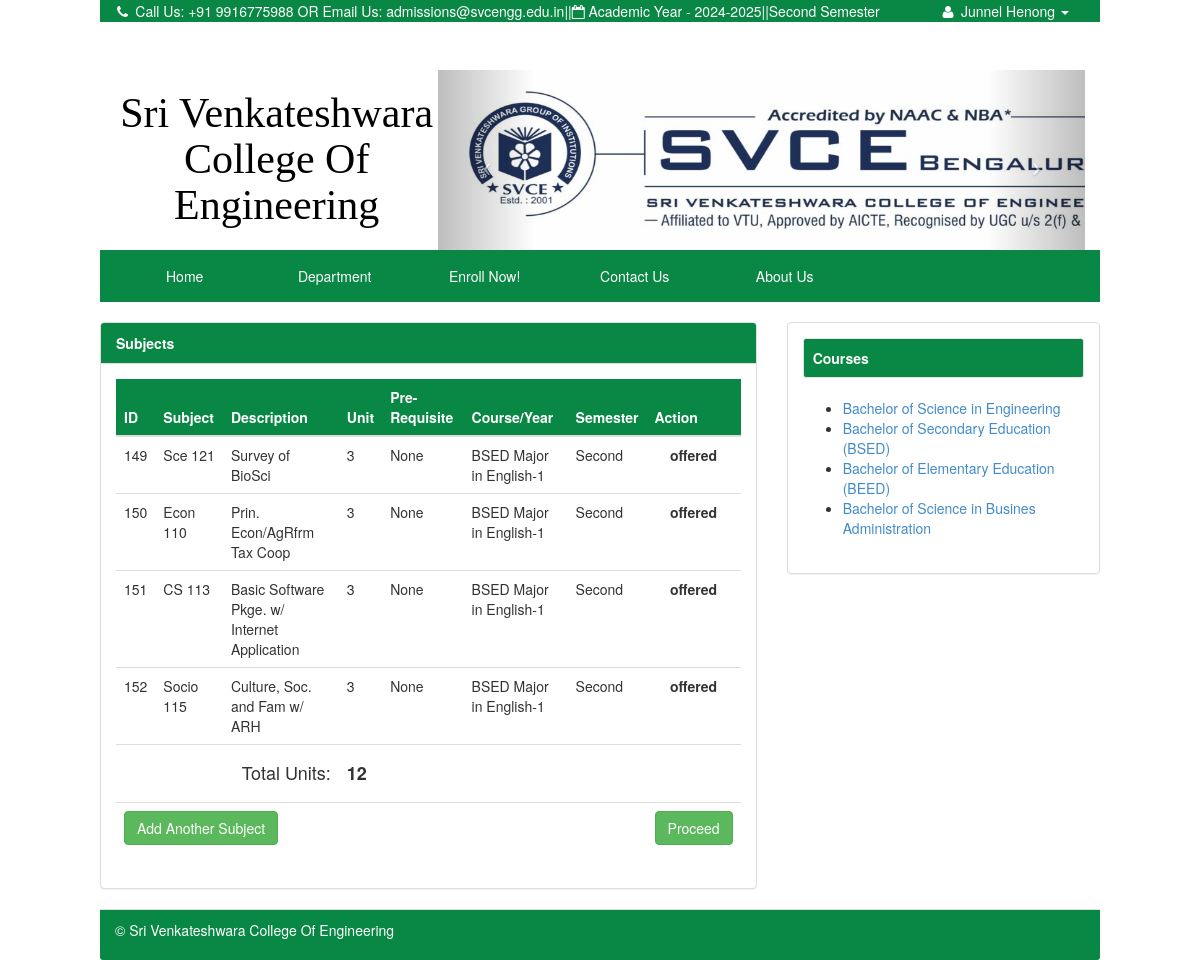
/index.php?q=cart (signed in), run on the app's committed database.
### tables this page shows
CREATE TABLE `tblstudent` (
  `S_ID` int(11) NOT NULL,
  `IDNO` int(20) NOT NULL,
  `FNAME` varchar(40) NOT NULL,
  `LNAME` varchar(40) NOT NULL,
  `MNAME` varchar(40) NOT NULL,
  `SEX` varchar(10) NOT NULL DEFAULT 'Male',
  `BDAY` date NOT NULL,
  `BPLACE` text NOT NULL,
  `STATUS` varchar(30) NOT NULL,
  `AGE` int(30) NOT NULL,
  `NATIONALITY` varchar(40) NOT NULL,
  `RELIGION` varchar(255) NOT NULL,
  `CONTACT_NO` varchar(40) NOT NULL,
  `HOME_ADD` text NOT NULL,
  `ACC_USERNAME` varchar(255) NOT NULL,
  `ACC_PASSWORD` text NOT NULL,
  `student_status` text NOT NULL,
  `YEARLEVEL` int(11) NOT NULL,
  `STUDSECTION` int(11) NOT NULL,
  `COURSE_ID` int(11) NOT NULL,
  `STUDPHOTO` varchar(255) NOT NULL,
  `SEMESTER` varchar(30) NOT NULL,
  `SYEAR` varchar(30) NOT NULL,
  `NewEnrollees` tinyint(1) NOT NULL
);

CREATE TABLE `subject` (
  `SUBJ_ID` int(11) NOT NULL,
  `SUBJ_CODE` varchar(30) NOT NULL,
  `SUBJ_DESCRIPTION` varchar(255) NOT NULL,
  `UNIT` int(2) NOT NULL,
  `PRE_REQUISITE` varchar(30) NOT NULL DEFAULT 'None',
  `COURSE_ID` int(11) NOT NULL,
  `AY` varchar(30) NOT NULL,
  `SEMESTER` varchar(20) NOT NULL,
  `PreTaken` tinyint(1) NOT NULL
);

CREATE TABLE `course` (
  `COURSE_ID` int(11) NOT NULL,
  `COURSE_NAME` varchar(30) NOT NULL,
  `COURSE_LEVEL` varchar(50) NOT NULL DEFAULT '1',
  `COURSE_MAJOR` varchar(30) NOT NULL DEFAULT 'None',
  `COURSE_DESC` varchar(255) NOT NULL,
  `DEPT_ID` int(11) NOT NULL,
  `SETSEMESTER` varchar(90) NOT NULL
);

### index.php (called while the page is built, shortened)
<?php
require_once ("include/initialize.php");
$view = (isset($_GET['q']) && $_GET['q'] != '') ? $_GET['q'] : '';
switch ($view) {
	case 'cart' :
        $title="Subjects";
		break;
}
require_once("theme/templates.php");
?>

### include/database.php (called while the page is built, shortened)
<?php
class Database {
	var $sql_string = '';
	public $conn;
	public function open_connection() {
		$this->conn = mysqli_connect(server,user,pass);
		if(!$this->conn){
			echo "Problem in database connection! Contact administrator!";
			exit();
		}else{
			$db_select = mysqli_select_db($this->conn,database_name);
		}
	}
	function setQuery($sql='') {
		$this->sql_string=$sql;
	}
	function executeQuery() {
		$result = mysqli_query($this->conn,$this->sql_string);
		return $result;
	}
	private function confirm_query($result) {
		return $result;
	}
	function loadResultList( $key='' ) {
		$cur = $this->executeQuery();
		$array = array();
		while ($row = mysqli_fetch_object($cur)) {
			if ($key) {
				$array[$row->$key] = $row;
			} else {
				$array[] = $row;
			}
		}
		return $array;
	}
	function loadSingleResult() {
		$cur = $this->executeQuery();
		while ($row = mysqli_fetch_object($cur)) {
		return $data = $row;
		}
	}
}
$mydb = new Database();
?>

### include/students.php (called while the page is built, shortened)
<?php
require_once(LIB_PATH.DS.'database.php');
class Student {
	protected static  $tblname = "tblstudent";
	function single_student($id=""){
			global $mydb;
			$mydb->setQuery("SELECT * FROM ".self::$tblname."
				Where IDNO= '{$id}' LIMIT 1");
			$cur = $mydb->loadSingleResult();
			return $cur;
	}
}
?>

### cart.php (the view, shortened to what this page needs)
 <form action="index.php?q=subject" method="POST">
      <table class="table table-hover">
            <thead>
              <tr  bgcolor="#098744" style="color:#fff">
             <th>ID</th>
              <th>
               Subject</th>
              <th>Description</th>
              <th>Unit</th>
              <th>Pre-Requisite</th>
              <th>Course/Year</th>
              <th>Semester</th>
              <th width="10%" >Action</th>
            </tr>
          </thead>
          <tbody>
            <?php
             $totunits = 0;
            $query = "SELECT * FROM tblstudent s, course c WHERE s.COURSE_ID=c.COURSE_ID AND IDNO=".$_SESSION['IDNO'];
            $result = mysqli_query($mydb->conn,$query) or die(mysqli_error(mydb->conn));
            $row = mysqli_fetch_assoc($result);
             $query = "SELECT *
                      FROM `subject` s, `course` c WHERE s.COURSE_ID=c.COURSE_ID
                      AND COURSE_NAME='".$row['COURSE_NAME']."' AND COURSE_LEVEL=".$row['YEARLEVEL']."
                      AND  SEMESTER ='".$_SESSION['SEMESTER']."' AND
                      NOT FIND_IN_SET(  `PRE_REQUISITE` , (
                      SELECT GROUP_CONCAT(SUBJ_CODE SEPARATOR ',') FROM tblstudent s,grades g,subject sub
                      WHERE s.IDNO=g.IDNO AND g.SUBJ_ID=sub.SUBJ_ID AND AVE <=74.5
                      AND  s.IDNO =" .$_SESSION['IDNO'].")
                      )";
                $mydb->setQuery($query);
                $cur = $mydb->loadResultList();
                foreach ($cur as $result) {
                  echo '<tr>';
                  echo '<td>' . $result->SUBJ_ID.'</a></td>';
                  echo '<td>'. $result->SUBJ_CODE.'</td>';
                  echo '<td>'. $result->SUBJ_DESCRIPTION.'</td>';
                  echo '<td>' . $result->UNIT.'</a></td>';
                  echo '<td>'. $result->PRE_REQUISITE.'</td>';
                  echo '<td>'. $result->COURSE_NAME.'-'.$result->COURSE_LEVEL.'</td>';
                  echo '<td>'. $result->SEMESTER.'</td>';
                   echo '<td align="center" ><label>offered</label> </td>';
                  echo '</tr>';
                   $totunits +=  $result->UNIT ;
                }
            ?>
          </tbody>
          <tfoot>
          <?php
            if ($totunits > 0) {
              echo '<tr>
           <td colspan="3"><h4 align="right">Total Units:</h4></td>
           <td colspan="6">
             <h4><b> '. $totunits  .'</b></h4>
            </td>
            </tr>
            <tr>
            <td colspan="7">
              <a href="index.php?q=subjectlist" class="btn btn-success btn-md" name="submit" type="submit">Add Another Subject</a>
            </td>
            <td >
              <button class="btn btn-success btn-md" name="btnCartSubmit" type="submit">Proceed</button>
            </td>
             </tr>';
            }
          ?>
          </tfoot>
        </table>
</form>

### theme/templates.php (shortened to what this page needs)
<!DOCTYPE html>
<html lang="en">
<head>
 <link href="<?php echo web_root; ?>css/bootstrap.min.css" rel="stylesheet">
    <link href="<?php echo web_root; ?>font/css/font-awesome.min.css" rel="stylesheet" type="text/css">
    <link href="<?php echo web_root; ?>css/dataTables.bootstrap.css" rel="stylesheet">
<link href="<?php echo web_root; ?>css/bootstrap-datetimepicker.min.css" rel="stylesheet" media="screen">
 <link href="<?php echo web_root; ?>css/modern.css" rel="stylesheet">
 <link href="<?php echo web_root; ?>css/costum.css" rel="stylesheet">
  <link href="<?php echo web_root; ?>css/ekko-lightbox.css" rel="stylesheet">
</head>
<body style="Pbackground-color:#e0e4e5" >
<div class="navbar-fixed-top navbar-TOPsm  col-md-10    col-md-offset-1"    role="navigation">
  <div class="container">
      <div  class="collapse navbar-collapse  smMenu ">
        <ul class="navbar-nav p navbar-left tooltip-demo" style="margin-left:-8%;">
            <li class="dropdown dropdown-toggle ">
              <a  data-toggle="tooltip" data-placement="left" title="Contact Us"   href="<?php echo web_root.'index.php?q=contact';  ?>">
               <i class="fa fa-phone fa-fw"> </i>  Call Us: +91 9916775988 OR Email Us: admissions@svcengg.edu.in
              </a>
            </li>
            <li><span>    ||    </span></li>
            <li>
             <a  data-toggle="tooltip" data-placement="bottom" title="Academic Year" ><i class="fa fa-calendar-o"></i> Academic Year - <?php echo $_SESSION['SY'] ; ?></a>
            </li>
             <li><span>    ||    </span></li>
           <li>
            <a  data-toggle="tooltip" data-placement="bottom" title="Semester" > <?php echo $_SESSION['SEMESTER'] . ' Semester';?></a>
           </li>
          </ul>
          <ul class="navbar-nav p navbar-right ">
            <?php if (isset($_SESSION['IDNO']) ){
              $student = New Student();
              $singlestudent = $student->single_student($_SESSION['IDNO']);
            ?>
            <li class="dropdown  dropdown-toggle">
               <a class="dropdown-toggle" data-toggle="dropdown" href="#">
                  <i class="fa fa-user fa-fw"></i>
                    <?php echo $singlestudent->FNAME. ' ' . $singlestudent->LNAME ; ?>
                  <i class="caret"> </i>
               </a>
            </li>
          <?php  } else{?>
          <li  class="tooltip-demo"><a data-toggle="tooltip" data-placement="left" title="Enrol Now" href="<?php echo web_root.'index.php?q=enrol'; ?>">Enroll Now!</a></li>
          <?php } ?>
        </ul>
      </div>
  </div>
</div>
  <div class="col-md-10 col-md-offset-1 " >
   <div class="col-md-4">
    <div class="row ">
     <p >
        <a  class="title-logo"  href="<?php echo web_root; ?>index.php" title="">
        <h1 align="center" >Sri Venkateshwara College Of Engineering</h1>
        </a>
    </p>
     </div>
    </div>
    <div class="col-md-8">
     <div class="row ">
        <?php include 'banner.php'; ?>
     </div>
    </div>
   </div>
 <div class="navbar navbar-static-top navbar-magbanua col-md-10    col-md-offset-1 "    role="navigation">
      <div class="container ">
        <div class="collapse navbar-collapse bigMenu"  >
          <ul class="nav navbar-nav menu" style="margin-left:-4%;"    >
            <li class="dropdown dropdown-toggle <?php echo (isset($_GET['q']) && $_GET['q']=='') ? "active" : false;?> ">
              <a href="<?php echo web_root.'index.php'; ?>">Home</a>
            </li>
            <li class="dropdown-toggle <?php echo (isset($_GET['q']) && $_GET['q']=='department') ? "active" : false;?>" >
              <a href="<?php echo web_root.'index.php?q=department'; ?>">Department</a>
            </li>
            <li class="dropdown-toggle <?php echo (isset($_GET['q']) && ($_GET['q']=='enrol' || $_GET['q']=='subject')) ? "active" : false;?>" >
              <a href="<?php echo web_root.'index.php?q=enrol'; ?>">Enroll Now!</a>
            </li>
             <li class="dropdown-toggle <?php echo (isset($_GET['q']) && $_GET['q']=='contact') ? "active" : false;?>">
              <a href="<?php echo web_root.'index.php?q=contact';  ?>">Contact Us</a>
            </li>
           <li class="dropdown-toggle <?php echo (isset($_GET['q']) && $_GET['q']=='about') ? "active" : false;?> ">
             <a href="<?php echo web_root.'index.php?q=about';  ?>">
               About Us
             </a>
          </li>
          </ul>
        </div>
    </div>
  </div>
<div class="col-md-10 col-md-push-1 ">
        <div class="row">
          <div id="page-wrapper">
               <?php
          if($title=='Profile'){
                echo ' <div class="row">';
                require_once $content;
                echo ' </div><br/>';
              }else{
   ?>
            <div class="row">
              <div class="col-lg-8">
                <div class="panel panel-default">
                  <div class="panel-heading" style="background-color:#098744;color:#fff;">
                  <b><?php
                  echo  $title . (isset($_GET['category']) ?  '  |  ' .$_GET['category'] : '' )?> </b>
                  </div>
                  <div class="panel-body">
                    <?php require_once $content; ?>
                  </div>
              </div>
          </div>
           <div class="col-lg-4">
                  <?php
                  require_once "sidebar.php";
                    ?>
             </div>
        </div>
        <?php }
?>
       </div>
            <footer class="panel-footer" style="background-color:#098744;color:#fff;" >
              <p align="left" >&copy; Sri Venkateshwara College Of Engineering</p>
           </footer>
      </div>
  </div>
</body>
</html>

### banner.php (shortened to what this page needs)
     <header id="myCarousel" class="carousel slide">
        <div class="carousel-inner">
            <div class="item active">
            <div class="fill">
                    <img src="<?php echo web_root ;?>img/K12Ready.jpg"   />
              </div>
                <div class="carousel-caption">
                </div>
            </div>
        </div>
        <a class="left carousel-control" href="#myCarousel" data-slide="prev">
            <span class="icon-prev"></span>
        </a>
        <a class="right carousel-control" href="#myCarousel" data-slide="next">
            <span class="icon-next"></span>
        </a>
</header>

### sidebar.php (shortened to what this page needs)
 <div class="panel panel-default">
    <div class="panel-body">
    <div class="list-group">
     <div class="well well-sm " style="background-color:#098744;color:#fff;"><b> Courses </b> </div>
        <ul >
        <?php
            $mydb->setQuery("SELECT distinct(COURSE_DESC)
                      FROM  `course`");
              $cur = $mydb->loadResultList();
            foreach ($cur as $result) {
            echo ' <li><a href="index.php?q=product&id='.$result->COURSE_DESC.'" >'.$result->COURSE_DESC.'</a></li> ';
            }
        ?>
         </ul>
      </div>
   </div>
</div>

### css/modern.css (style rules this page uses)
header.carousel { height: 50%; }
header.carousel .item > img, header.carousel .item.active , header.carousel .carousel-inner { height: 180px; }
header.carousel .fill > img { width: 740px; height: 180px; }

### css/costum.css (style rules this page uses)
body { padding-top: 70px; }
footer { padding-left: 15px; padding-right: 15px; }
.navbar-magbanua { background-color: #098744; border: 1px solid #098744; }
.navbar-magbanua .navbar-nav > li > a { color: #ffffff; }
.navbar-magbanua .navbar-collapse, .navbar-magbanua .navbar-form { border-color: transparent; }
.navbar-TOPsm { background-color: #098744; border: 1px solid #098744; color: white; list-style: none; }
.navbar-TOPsm .navbar-nav > li > a { color: #ffffff; text-decoration: none; list-style: none; }
.navbar-TOPsm .navbar-collapse, .navbar-TOPsm .navbar-form { border-color: transparent; }
.navbar-TOPsm .navbar-nav > .dropdown > a .caret { border-top-color: #ffffff; border-bottom-color: #ffffff; }

### theme/templates.php (style rules this page uses)
.p { color: white; margin-bottom: 0; margin-top: 0; list-style: none; }
.title-logo { color:black; text-decoration:none; font-size: 42px; font-family: "broadway"; padding: 0; margin: 0; top: 0; }
.menu li { left: 0px; width: 150px; padding: 0 3px 0 3px; text-align: center; }

### data on the page
tblstudent: FNAME "Junnel", LNAME "Henong"
subject: SUBJ_ID "149", SUBJ_CODE "Sce 121", SUBJ_DESCRIPTION "Survey of BioSci", UNIT "3", PRE_REQUISITE "None", COURSE_ID.COURSE_NAME "BSED Major in English", COURSE_ID.COURSE_LEVEL "1", SEMESTER "Second"
subject: SUBJ_ID "150", SUBJ_CODE "Econ 110", SUBJ_DESCRIPTION "Prin. Econ/AgRfrm Tax Coop", UNIT "3", PRE_REQUISITE "None", COURSE_ID.COURSE_NAME "BSED Major in English", COURSE_ID.COURSE_LEVEL "1", SEMESTER "Second"
subject: SUBJ_ID "151", SUBJ_CODE "CS 113", SUBJ_DESCRIPTION "Basic Software Pkge. w/ Internet Application", UNIT "3", PRE_REQUISITE "None", COURSE_ID.COURSE_NAME "BSED Major in English", COURSE_ID.COURSE_LEVEL "1", SEMESTER "Second"
subject: SUBJ_ID "152", SUBJ_CODE "Socio 115", SUBJ_DESCRIPTION "Culture, Soc. and Fam w/ ARH", UNIT "3", PRE_REQUISITE "None", COURSE_ID.COURSE_NAME "BSED Major in English", COURSE_ID.COURSE_LEVEL "1", SEMESTER "Second"

### other printed values
$_SESSION['SY'] "2024-2025"
$_SESSION['SEMESTER'] "Second"
$title "Subjects"
$totunits "12"
$result->COURSE_DESC "Bachelor of Science in Engineering"
$result->COURSE_DESC "Bachelor of Secondary Education (BSED)"
$result->COURSE_DESC "Bachelor of Elementary Education (BEED)"
$result->COURSE_DESC "Bachelor of Science in Busines Administration"
